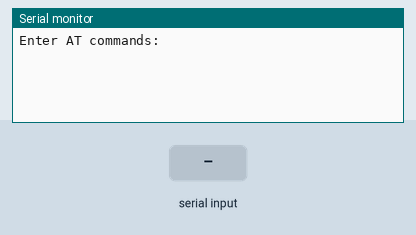
A sketch run on a simulated Arduino Uno, built with avr-gcc and run on an emulated ATmega328P. On the bench: the last lines printed to the serial monitor. The inputs (shaded band) are chosen by the test bench.

Above: at 1.2 s.
1.3 s: "1" received over the second serial link
At 2.4 s:
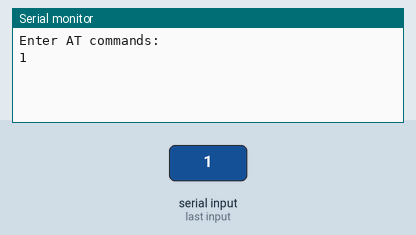
2.8 s: "0" received over the second serial link
At 3.6 s:
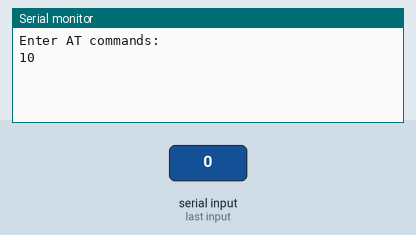

Measured:
- after the input at 1.3 s, the serial monitor: prints a new line at once (image 1)
- after the input at 2.8 s, the serial monitor: prints a new line at once (image 2)

The sketch:

bluetooth-setup-ATmode.ino
```cpp
#include <SoftwareSerial.h>

SoftwareSerial BTSerial(9,10); // RX | TX

void setup()
{
  Serial.begin(9600);
  Serial.println("Enter AT commands:");
  BTSerial.begin(57600);  // Bluetooth serial port data rate (change if needed)
}

void loop()
{
  // Keep reading from HC-06 and send to Arduino Serial Monitor
  if (BTSerial.available())
  Serial.write(BTSerial.read());

  // Keep reading from Arduino Serial Monitor and send to HC-06
  if (Serial.available())
  BTSerial.write(Serial.read());
}
```
